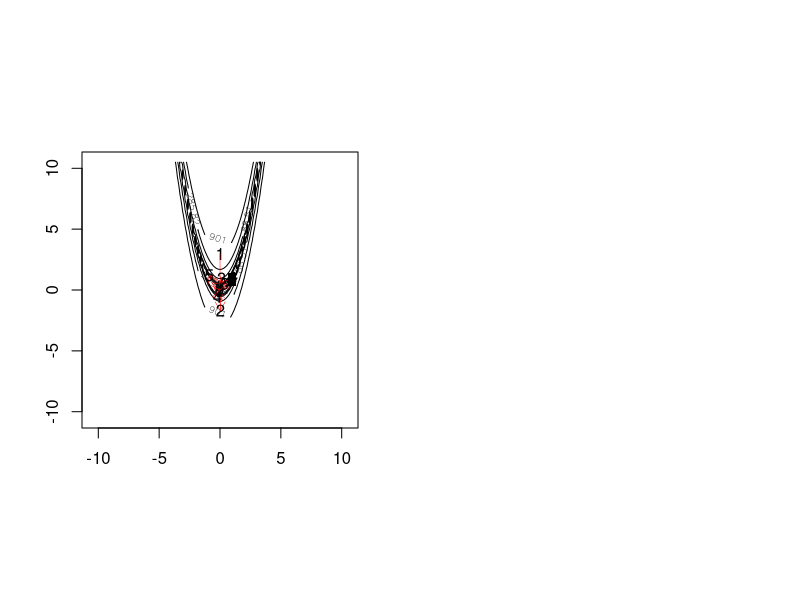

R code for this plot: (Note: this script raises an error after producing the figure.)
## 최적화

f = function(x)
{
  f = (1 - x[1])^2 + 100*(x[2] - x[1]^2)^2
}

df = function(x)
{
  df1 = -400*x[1]^3 +400*x[1]*x[2] - 2*x[1] - 2  # x1으로 미분
  df2 = 200*(x[2] - x[1]^2) # x2로 미분
  df = c(df1, df2)
  return(df)
}

Norm = function(u)
{
  return(sqrt(sum(u^2)))
}

# 최대하강법
m = 100
par(mfrow=c(1,2), pty="s")
x1 = x2 = seq(-10.5, 10.5, length=m)
xg = expand.grid(x1, x2)
z = matrix(apply(xg, 1, f), m, m)
xh = NULL; fh = NULL
x0 = c(0, 3); fx0 = f(x0); ni = 0
for (i in 1:100)
{  
  xh = rbind(xh, x0); fh = c(fh, fx0); ni = ni+1
  cat("iteration=", round(i,2))
  cat("  x0=", round(x0,2), "  f(x0)=", round(f(x0),3), "\n")
  d = df(x0)
  for (iters in 1:20)
  {
    x = x0 - d; fx = f(x)
    if (fx < fx0) break
    d = d / 2
  }
  x0 = x; fx0 = fx
}
contour(x1, x2, z, levels=round(fh, 2))
for (i in 1:(ni-1))
{
  points(xh[i,1], xh[i,2], pch=as.character(i))
  x1=xh[i,1]; y1=xh[i,2]; x2=xh[i+1,1]; y2=xh[i+1,2]
  arrows(x1, y1, x2, y2, length=0.1, col="red", lwd=0.5)
}
points(xh[ni,1], xh[ni,2], pch=as.character(ni))





## 최적화
f = function(x) # 최적화할 함수
{
  f = (1 - x[1])^2 + 100(y - x^2)^2
}

 df = function(x, y)
{
  df1 = -400*x^3 +400*x*y - 2*x - 2  # x1으로 미분
  df2 = 200*(y - x^2) # x2로 미분
  df = c(df1, df2)
  return(df)
}

Norm = function(u) # 유클리디안 norm 으로 정의
{
  return(sqrt(sum(u^2)))
}

# 최대하강법
m = 20 # 반복수
par(mfrow=c(1,2), pty="s") # 해의 궤적 표시를 위해 2영역으로 분할
x1 = x2 = seq(-10.5, 10.5, length = m) # 100구간으로 분할
xg = expand.grid(x1, x2) # (x1, x2)의 모든 조합 (100*100개) 
z = matrix(apply(xg, 1, f), m, m) # grid 영역에서의 함숫값 행렬을 할당
xh = NULL; fh = NULL # update될 값
x0 = c(0, 3); fx0 = f(x0); ni = 0 # 초깃값 설정 (ni = 반복값)
for (i in 1:100) # 수렴조건 체크 안 한 rough한 설정
{  
  xh = rbind(xh, x0); fh = c(fh, fx0); ni = ni+1 # 궤적 추적 및 ni 업데이트
  cat("iteration=", round(i,2))
  cat("  x0=", round(x0,2), "  f(x0)=", round(f(x0),3), "\n")
  d = df(x0)
  for (iters in 1:20) # step-halving # 적당히 설정 
  {
    x = x0 - d; fx = f(x)
    if (fx < fx0) break # stop 조건 
    d = d / 2 # 1/2로 조정함 # step-halving
  }
  x0 = x; fx0 = fx
} # -2까지 줄어듦 

contour(x1, x2, z, levels=round(fh, 2)) # 해의 궤적 표현  

for (i in 1:(ni-1))
{
  points(xh[i,1], xh[i,2], pch=as.character(i))
  x1=xh[i,1]; y1=xh[i,2]; x2=xh[i+1,1]; y2=xh[i+1,2]
  arrows(x1, y1, x2, y2, length=0.1, col="red", lwd=0.5) # 빨간색 화살표로 궤적 표시
}
points(xh[ni,1], xh[ni,2], pch=as.character(ni))




# 뉴튼 랩슨 알고리즘 # d값 계산만 달라짐
x1 = x2 = seq(-10.5, 10.5, length=m)
xg = expand.grid(x1, x2)
z = matrix(apply(xg, 1, f), m, m)
xh = NULL; fh = NULL
x0 = c(-10, -3); fx0 = f(x0); ni = 0
df2 = matrix(c(2,-1,-1,2),2,2); v = solve(df2) # 이차도함수
for (i in 1:10)
{  
  xh = rbind(xh, as.vector(x0)); fh = c(fh, fx0); ni = ni+1
  cat("iteration=", round(i,2))
  cat("  x0=", round(x0,2), "  f(x0)=", round(f(x0),3), "\n")
  #   d = df(x0)
  d = v %*% df(x0) # 이차도함수인 v를 곱해준다는 점 **
  for (iters in 1:20)
  {
    x = x0 - d; fx = f(x)
    if (fx < fx0) break
    d = d / 2
  }
  if (abs(fx-fx0) < 1e-5) break # stopping rule 구현
  x0 = x; fx0 = fx
} # iterate 2번만에 끝남 # gradient descent보다 훨씬 빠름
contour(x1, x2, z, levels=round(fh, 2))
for (i in 1:(ni-1))
{
  points(xh[i,1], xh[i,2], pch=as.character(i))
  x1=xh[i,1]; y1=xh[i,2]; x2=xh[i+1,1]; y2=xh[i+1,2]
  arrows(x1, y1, x2, y2, length=0.1, col="red", lwd=0.5)
}
points(xh[ni,1], xh[ni,2], pch=as.character(ni))



## 기타 최적화: 선형계획법
library(lpSolve) # 오래된 패키지
eg.lp = lp(objective.in=c(5,8), #공해물질 최적화 문제 # C = 5x1+8x2
           const.mat=matrix(c(1,1,1,2),nrow=2), # constraint matrix화 
           const.rhs=c(2,3), # 200만, 300만 단위
           const.dir=c(">=","="), direction="min") # direction 정의
eg.lp$solution

# degeneracy
degen.lp = lp(objective.in = c(3,1), # 특수한 case; degenerate example
              const.mat = matrix(c(1,1,1,4,1,2,3,1), nrow=4),
              const.rhs = c(2,3,4,4), const.dir = rep(">=",4))
degen.lp
degen.lp$solution	# still finds the optimum

# infeasibility # 특수한 case; 가용 영역에 해가 없는 경우
eg.lp = lp(objective.in=c(5,8),
           const.mat=matrix(c(1,1,1,1),nrow=2),
           const.rhs=c(2,1),
           const.dir=c(">=","<="))
eg.lp

# unboundedness # 특수한 case; status 3 (status 0만 success)
eg.lp = lp(objective.in=c(5,8),
           const.mat=matrix(c(1,1,1,2),nrow=2),
           const.rhs=c(2,3),
           const.dir=c(">=",">="), direction="max")
eg.lp


## 기타 최적화: 이차계획법 # XT*X
library(quadprog) # 역시 오래된 라이브러리 
x = c(.45, .08, -1.08, .92, 1.65, .53, .52, -2.15, -2.20,
      -.32, -1.87, -.16, -.19, -.98, -.20, .67, .08, .38,
      .76, -.78)
y = c(1.26, .58, -1, 1.07, 1.28, -.33, .68, -2.22, -1.82,
      -1.17, -1.54, .35, -.23, -1.53, .16, .91, .22, .44,
      .98, -.98)
X = cbind(rep(1,20), x)
XX = t(X) %*% X
Xy = t(X) %*% y
A = matrix(c(0, 1), ncol = 1)
b = 1
solve.QP(Dmat = XX, dvec = Xy, Amat = A, bvec = b)

# 주식 투자 전략 - 이차 계획법 예제 
# xTBeta(당일 이익) - k/2 BetaTDBeta(변동성 고려) 최적화 (max) 
# beta_i : ratio of investment, nonnegative and sum to 1
# x: daily return for stocks: 0.002, 0.005, 0.01
# D: variability in the returns (covariance) # 수익률 변동성

A = cbind(rep(1,3), diag(rep(1,3)))
D = matrix(c(.01,.002,.002,.002,.01,.002,.002,.002,.01), nrow=3)
x = c(.002,.005,.01) # 수익률
b = c(1,0,0,0)
solve.QP(2*D, x, A, b, meq=1) # 등제약 조건 (meq = 1)
# QP는 min가 기본값 -> max 문제의 부호만 바꿔줌

# optimal strategy: invest 10.4%, 29.2%, 60.4% for stocks 1,2,3
# optimal value is 0.002


## 비선형 함수의 해법

# 이분법
Bisection = function(x0, x1, epsilon = 1e-5)
{
  fx0 = f(x0)
  fx1 = f(x1)
  if (fx0 * fx1 >0)  
    return("wrong initial values")
  error = abs(x1 - x0)
  N = 1
  while (error > epsilon)
  {
    N = N + 1
    error = error / 2
    x2 = (x0 + x1) / 2
    fx2 = f(x2)
    if (fx0 * fx2 < 0)
    {
      x1 = x2; fx1 = fx2
    } else
    {
      x0 = x2; fx0 = fx2
    }
  }
  
  return(list(x = x2, n = N))
}

# 뉴턴법
Newton = function(x0, epsilon = 1e-5, n = 100)
{
  e = 1
  N = 1
  d = epsilon
  while (e > epsilon)
  {
    N = N + 1
    if (N > n) 
      return("not converge after 100 iterations")
    x1 = x0 - f(x0) * d / (f(x0 + d) - f(x0))
    e = abs(x1 - x0)
    x0 = x1
  }
  
  return(list(x = x1, n = N))
}


## 수치적분

# 직사각형법
Integral = function(a, b, n)
{
  integral = 0
  h = (b - a) / n
  for (i in 1:n)
    integral = integral + h * f(a + (i-1/2) * h)
  
  return(integral)
}

# 사다리꼴법
Trapezoid = function(a, b, n = 50)
{
  h = (b - a) / n
  integral = (f(a) + f(b)) / 2
  
  x = a
  n1 = n - 1
  for (i in 1:n1)
  {
    x = x + h
    integral = integral + f(x)
  }
  integral = integral * h
  
  return(integral)
}

# 심슨 적분법
Simpson = function(a, b, n = 12)
{
  h = (b - a) / n
  integral = f(a) + f(b)
  x2 = a
  x3 = a + h
  even = 0
  odd = f(x3)
  h2 = 2 * h
  n1 = n / 2 - 1
  for (i in 1:n1)
  {
    x2 = x2 + h2
    x3 = x3 + h2
    even = even + f(x2)
    odd = odd + f(x3)
  }
  integral = (integral + 4 * odd + 2 * even) * h / 3
  
  return(integral)
}



# 예 3-1
f = function(x) {x^2-3}
result = Bisection(1,2)
result

Newton(1)


# 예 3-2
f = function(x) dnorm(x)
Trapezoid(-1,1)
Simpson(-1,1)
2*(pnorm(1)-0.5)

# 예 3-3

Trapezoid(3,4)
Simpson(3,4)
pnorm(4)-pnorm(3)

Trapezoid(3, 4, n=100)
Simpson(3, 4, n=24)


# 예 3-4
zq = function(p, x0=0, epsilon = 1e-5, n=100) {
  f = function(x) dnorm(x)
  F = function(x){Simpson(-4, x, n=24)-p}
  e=1
  N=1
  while (e > epsilon) {
    N = N+1
    if (N>n) return("not converge after 100 iterations")
    x1 = x0 - F(x0) / f(x0)
    e = abs(x1-x0)
    x0 = x1
  }
  return(list(x1, N))
}

zq(0.9)
qnorm(0.9)
